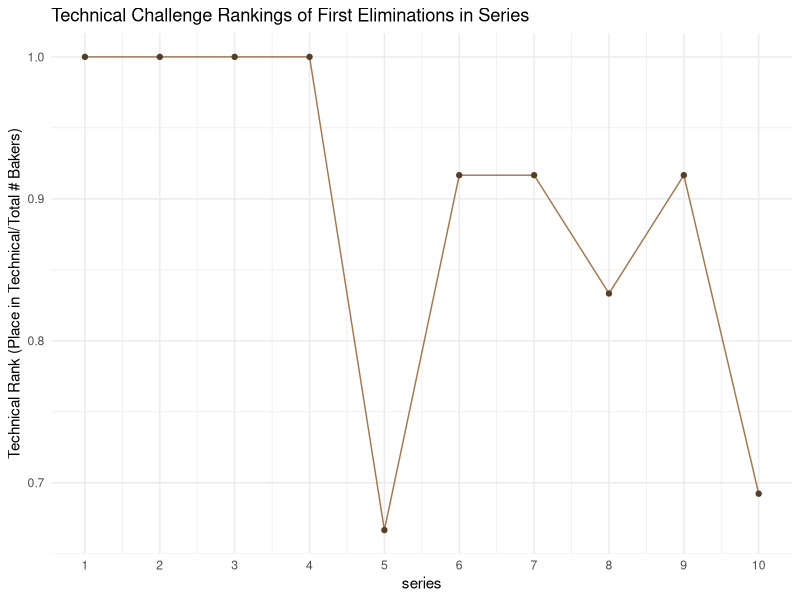

The R script that drew this image:
library(tidyverse)

first_eliminations <- read_csv("derived_data/first_eliminations.csv")

technical_losses <- first_eliminations %>%
    na.omit() %>%
    mutate(technical_rank = technical/bakers_appeared)

# Bigger number = worse ranking

technical_losses_plot <- ggplot(technical_losses, aes(x = series, y = technical_rank)) +
    geom_line(color = "#a5774c") +
    geom_point(color = "#543f29") +
    scale_x_continuous(breaks = 1:10) +
    theme_minimal() +
    ylab(label = "Technical Rank (Place in Technical/Total # Bakers)") +
    labs(title = "Technical Challenge Rankings of First Eliminations in Series")

ggsave("figures/first_losers_technicals.png", plot = technical_losses_plot)
